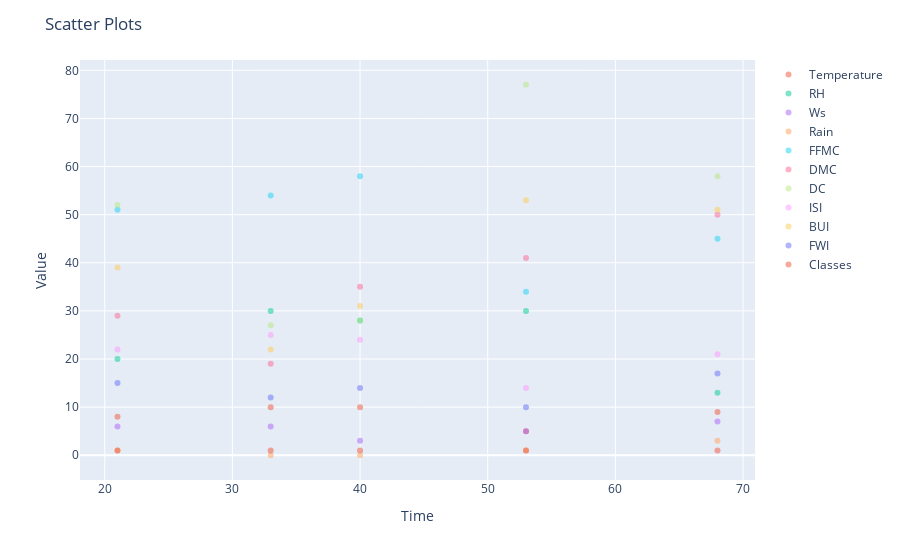

Source (notebook cell):
### Code cell
fig = px.scatter()
for column in nb_df.columns:
    fig.add_scatter(
        x=nb_df.index, y=nb_df[column], mode="markers", name=column, opacity=0.5
    )

fig.update_layout(xaxis_title="Time", yaxis_title="Value", title="Scatter Plots")

fig.show()

### Figure 1 — Plotly figure (JSON) as saved in the notebook; plotly's stock layout.template omitted (floating-point values rounded to 4 significant figures)
{"data": [{"hovertemplate": "<extra></extra>", "legendgroup": "", "marker": {"color": "#636efa", "symbol": "circle"}, "mode": "markers", "name": "", "orientation": "v", "showlegend": false, "type": "scatter", "xaxis": "x", "yaxis": "y"}, {"mode": "markers", "name": "Temperature", "opacity": 0.5, "type": "scatter", "x": [21, 33, 40, 53, 68], "y": [8, 10, 10, 5, 9]}, {"mode": "markers", "name": "RH", "opacity": 0.5, "type": "scatter", "x": [21, 33, 40, 53, 68], "y": [20, 30, 28, 30, 13]}, {"mode": "markers", "name": "Ws", "opacity": 0.5, "type": "scatter", "x": [21, 33, 40, 53, 68], "y": [6, 6, 3, 5, 7]}, {"mode": "markers", "name": "Rain", "opacity": 0.5, "type": "scatter", "x": [21, 33, 40, 53, 68], "y": [1, 0, 0, 1, 3]}, {"mode": "markers", "name": "FFMC", "opacity": 0.5, "type": "scatter", "x": [21, 33, 40, 53, 68], "y": [51, 54, 58, 34, 45]}, {"mode": "markers", "name": "DMC", "opacity": 0.5, "type": "scatter", "x": [21, 33, 40, 53, 68], "y": [29, 19, 35, 41, 50]}, {"mode": "markers", "name": "DC", "opacity": 0.5, "type": "scatter", "x": [21, 33, 40, 53, 68], "y": [52, 27, 28, 77, 58]}, {"mode": "markers", "name": "ISI", "opacity": 0.5, "type": "scatter", "x": [21, 33, 40, 53, 68], "y": [22, 25, 24, 14, 21]}, {"mode": "markers", "name": "BUI", "opacity": 0.5, "type": "scatter", "x": [21, 33, 40, 53, 68], "y": [39, 22, 31, 53, 51]}, {"mode": "markers", "name": "FWI", "opacity": 0.5, "type": "scatter", "x": [21, 33, 40, 53, 68], "y": [15, 12, 14, 10, 17]}, {"mode": "markers", "name": "Classes", "opacity": 0.5, "type": "scatter", "x": [21, 33, 40, 53, 68], "y": [1, 1, 1, 1, 1]}], "layout": {"legend": {"tracegroupgap": 0}, "margin": {"t": 60}, "title": {"text": "Scatter Plots"}, "xaxis": {"anchor": "y", "domain": [0, 1], "title": {"text": "Time"}}, "yaxis": {"anchor": "x", "domain": [0, 1], "title": {"text": "Value"}}}}
